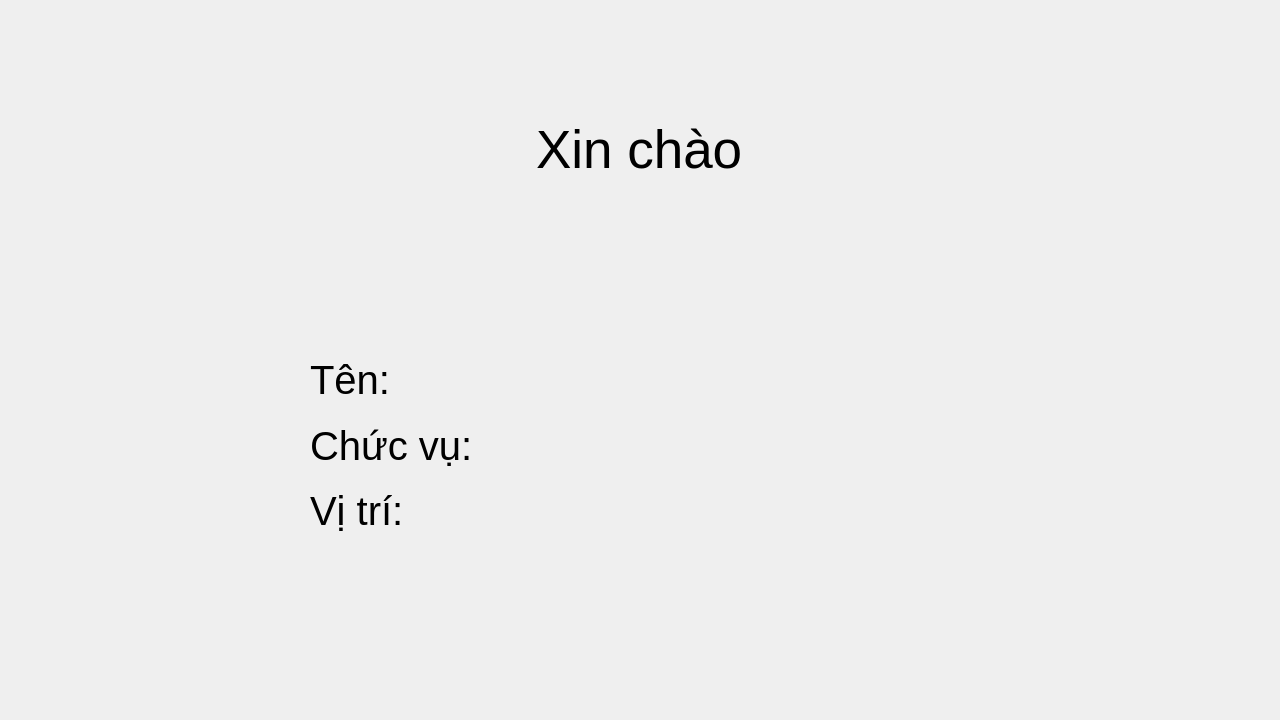
<?xml version="1.0" encoding="UTF-8"?>
<ui version="4.0">
 <class>QFaceInforWidget</class>
 <widget class="QWidget" name="QFaceInforWidget">
  <property name="geometry">
   <rect>
    <x>0</x>
    <y>0</y>
    <width>1280</width>
    <height>720</height>
   </rect>
  </property>
  <property name="windowTitle">
   <string>Form</string>
  </property>
  <widget class="QWidget" name="verticalLayoutWidget">
   <property name="geometry">
    <rect>
     <x>310</x>
     <y>350</y>
     <width>191</width>
     <height>191</height>
    </rect>
   </property>
   <layout class="QVBoxLayout" name="verticalLayout_2">
    <item>
     <widget class="QLabel" name="name">
      <property name="font">
       <font>
        <pointsize>30</pointsize>
       </font>
      </property>
      <property name="text">
       <string>Tên: </string>
      </property>
     </widget>
    </item>
    <item>
     <widget class="QLabel" name="chuc_vu">
      <property name="font">
       <font>
        <pointsize>30</pointsize>
       </font>
      </property>
      <property name="text">
       <string>Chức vụ:</string>
      </property>
     </widget>
    </item>
    <item>
     <widget class="QLabel" name="vi_tri">
      <property name="font">
       <font>
        <pointsize>30</pointsize>
       </font>
      </property>
      <property name="text">
       <string>Vị trí: </string>
      </property>
     </widget>
    </item>
   </layout>
  </widget>
  <widget class="QWidget" name="verticalLayoutWidget_2">
   <property name="geometry">
    <rect>
     <x>510</x>
     <y>350</y>
     <width>411</width>
     <height>191</height>
    </rect>
   </property>
   <layout class="QVBoxLayout" name="verticalLayout_3">
    <item>
     <widget class="QLabel" name="nameEdit">
      <property name="font">
       <font>
        <pointsize>30</pointsize>
       </font>
      </property>
      <property name="text">
       <string/>
      </property>
     </widget>
    </item>
    <item>
     <widget class="QLabel" name="cvEdit">
      <property name="font">
       <font>
        <pointsize>30</pointsize>
       </font>
      </property>
      <property name="text">
       <string/>
      </property>
     </widget>
    </item>
    <item>
     <widget class="QLabel" name="positionEdit">
      <property name="font">
       <font>
        <pointsize>30</pointsize>
       </font>
      </property>
      <property name="text">
       <string/>
      </property>
     </widget>
    </item>
   </layout>
  </widget>
  <widget class="QWidget" name="horizontalLayoutWidget">
   <property name="geometry">
    <rect>
     <x>-1</x>
     <y>110</y>
     <width>1281</width>
     <height>80</height>
    </rect>
   </property>
   <layout class="QHBoxLayout" name="horizontalLayout">
    <item>
     <spacer name="horizontalSpacer">
      <property name="orientation">
       <enum>Qt::Horizontal</enum>
      </property>
      <property name="sizeHint" stdset="0">
       <size>
        <width>40</width>
        <height>20</height>
       </size>
      </property>
     </spacer>
    </item>
    <item>
     <widget class="QLabel" name="label">
      <property name="font">
       <font>
        <pointsize>40</pointsize>
       </font>
      </property>
      <property name="text">
       <string>Xin chào</string>
      </property>
     </widget>
    </item>
    <item>
     <spacer name="horizontalSpacer_2">
      <property name="orientation">
       <enum>Qt::Horizontal</enum>
      </property>
      <property name="sizeHint" stdset="0">
       <size>
        <width>40</width>
        <height>20</height>
       </size>
      </property>
     </spacer>
    </item>
   </layout>
  </widget>
 </widget>
 <resources/>
 <connections/>
</ui>
